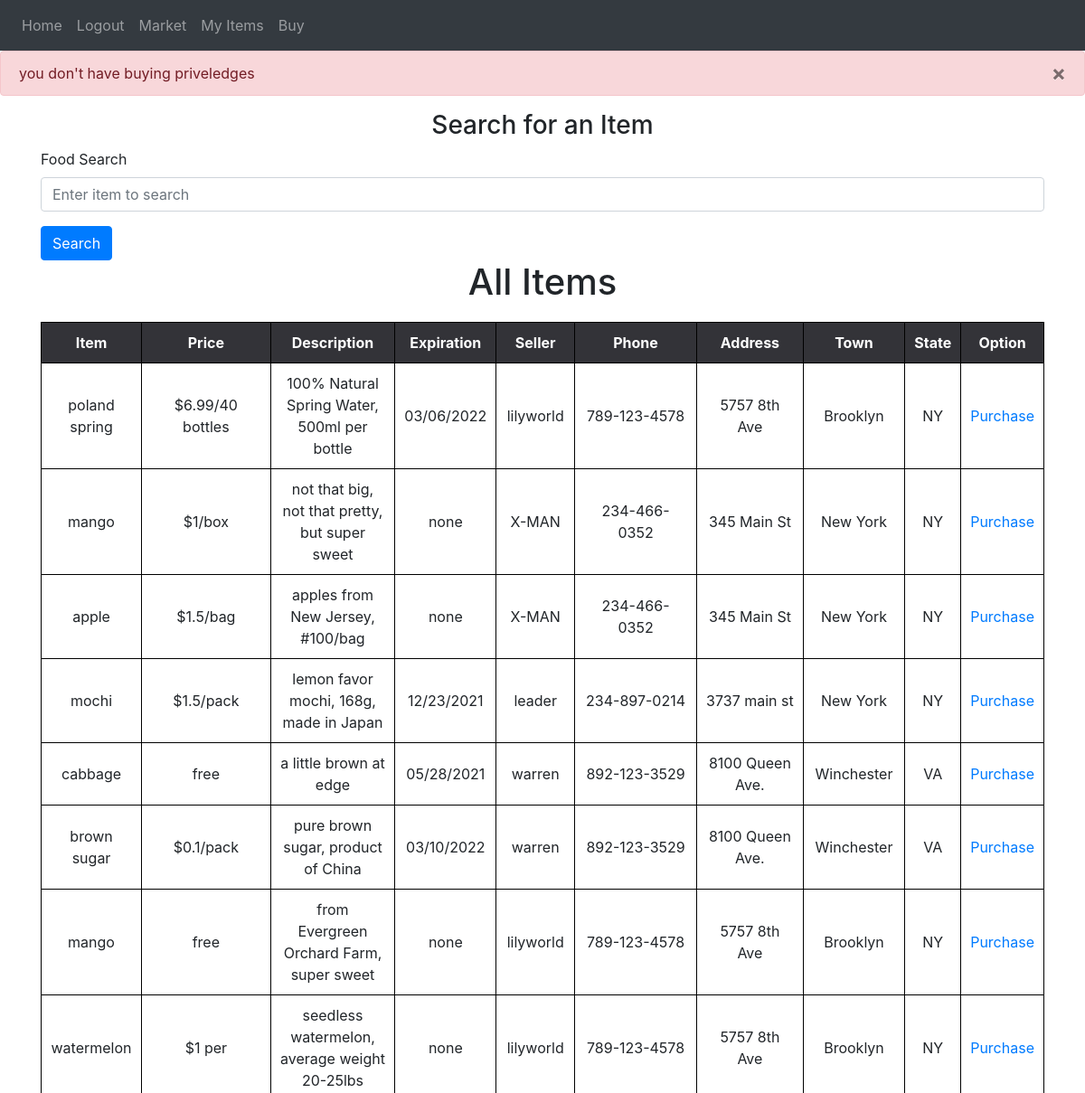
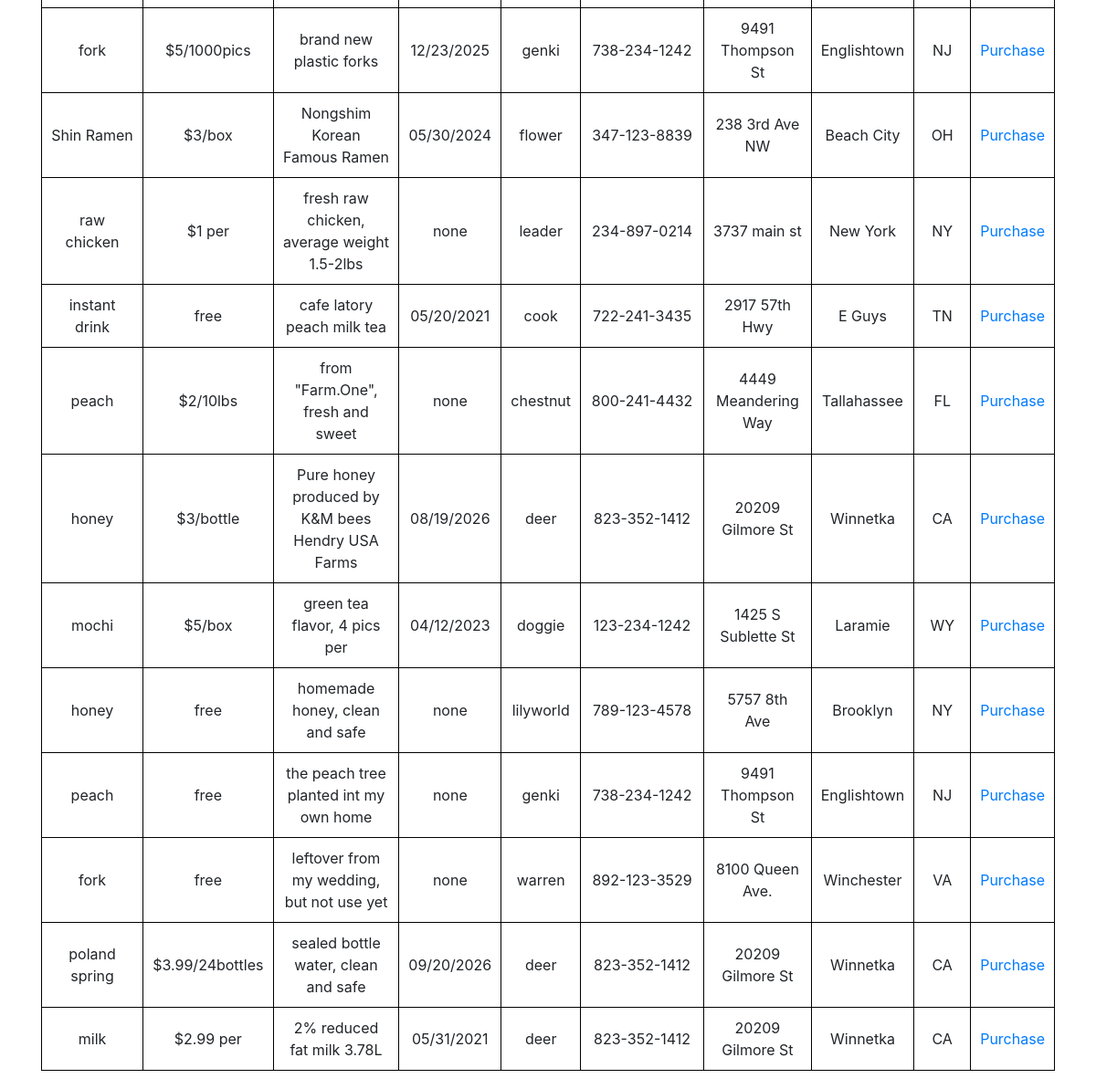
Page /purchase/1 (signed in) on the committed database (2 pictures, top to bottom).
### website/models.py (models this page shows)
class Item(db.Model):
    id = db.Column(db.Integer, primary_key=True)
    food = db.Column(db.String(100))
    price = db.Column(db.String(30))
    description = db.Column(db.String(600))
    expiration = db.Column(db.String(30))
    user_name = db.Column(db.String(100), db.ForeignKey('user.user_name'))

class User(db.Model, UserMixin):
    id = db.Column(db.Integer, primary_key=True)
    user_name = db.Column(db.String(100), unique=True)
    password = db.Column(db.String(100))
    address = db.Column(db.String(300))
    zipcode = db.Column(db.String(20))
    phone = db.Column(db.String(20))
    seller = db.relationship('Seller')  # seller table
    buyer = db.relationship('Buyer')  # access user's credit/debit card
    items = db.relationship('Item')  # accesss user's items for sale
    cart = db.relationship('Cart')  # access user's cart
    location = db.relationship('Location')  # link to zipcode's state and town

class Location(db.Model):
    town = db.Column(db.String(100))
    state = db.Column(db.String(100))
    zipcode = db.Column(db.Integer, db.ForeignKey(
        'user.zipcode'), primary_key=True)

### website/views.py (the view)
@views.route('/purchase/<int:id>')
def purchase(id):
    can_buy = Buyer.query.filter_by(user_name=current_user.user_name).first()
    if(can_buy != None):
        my_item = Item.query.filter_by(id=id).first()
        if(my_item.user_name == current_user.user_name):
            flash('You can\'t buy your own item', category='error')
            return redirect(url_for('views.home'))
        new_cart = Cart(user_name=current_user.user_name, item_id=id)
        db.session.add(new_cart)
        db.session.commit()
        flash('Item added to cart', category='success')
        my_cart = db.session.execute('SELECT I.id, I.food, I.price, U.user_name, U.phone, U.address, L.town, L.state FROM Cart AS C JOIN Item AS I JOIN User as U JOIN User as M JOIN Location As L WHERE C.user_name = M.user_name AND C.item_id = I.id AND I.user_name = U.user_name AND U.zipcode = L.zipcode AND M.user_name= :val', {
                                     'val': current_user.user_name})
        return render_template("buy.html", user=current_user, my_cart=my_cart)
    else:
        flash('you don\'t have buying priveledges', category='error')
    result = db.session.execute(
        'SELECT I.id, I.food, I.price, I.description, I.expiration, U.user_name, U.address, U.zipcode, U.phone, L.town, L.state FROM Location AS L JOIN User AS U JOIN Item AS I WHERE U.zipcode = L.zipcode AND I.user_name = U.user_name')
    my_stuff = Item.query.filter_by(user_name=current_user.user_name)
    return render_template("market.html", user=current_user, seller=result, my_stuff=my_stuff)

### website/__init__.py (called while the page is built)
def create_app():
    app = Flask(__name__)
    app.config['SECRET_KEY'] = 'slkdjfdkjfh'
    app.config['SQLALCHEMY_DATABASE_URI'] = f'sqlite:///{DB_NAME}'
    db.init_app(app)
    from .views import views
    from .auth import auth
    app.register_blueprint(views, url_prefix='/')
    app.register_blueprint(auth, url_prefix='/')
    from .models import User, Item, Buyer, Seller, Cart, Location
    create_database(app)
    login_manager = LoginManager()
    login_manager.login_view = 'auth.login'
    login_manager.init_app(app)
    @login_manager.user_loader
    def load_user(id): #okay, we do it by username, right, since we can search both tables
        return User.query.get(int(id))  # look for user based on id
    return app

### website/templates/market.html (shortened to what this page needs)
{% extends "base.html" %}
{% block content %}
<form method="POST">
    <h3 align="center">Search for an Item</h3>
    <div class="form-group">
    <label for="searchfood">Food Search</label>
    <input
      type="text"
      class="form-control"
      id="searchfood"
      name="searchfood"
      placeholder="Enter item to search"
    />
    </div>
    <button type="submit" class="btn btn-primary">Search</button>
</form>
{% if searchresults %}
<div class="searchpage">
    <h1 style="text-align: center">Search Results</h1>
    <table>
        <tr>
            <th>Item</th>
            <th>Price</th>
            <th>Description</th>
            <th>Expiration</th>
            <th>Seller</th>
            <th class="w">Phone</th>
            <th>Address</th>
            <th>Town</th>
            <th>State</th>
            <th>Option</th>
        </tr>
        {% for searchresult in searchresults %}
        <tr>
            <td>{{ searchresult.food }}</td>
            <td>{{ searchresult.price }}</td>
            <td>{{ searchresult.description }}</td>
            <td>{{ searchresult.expiration }}</td>
            <td>{{ searchresult.user_name }}</td>
            <td class="w">{{ searchresult.phone }}</td>
            <td>{{ searchresult.address }}</td>
            <td>{{ searchresult.town }}</td>
            <td>{{ searchresult.state }}</td>
            <td>
                <a href="/purchase/{{searchresult.id}}">Purchase</a>
            </td>
        </tr>
        {% endfor %}
    </table>
</div>
{% else %}
<div class="allitems">
    <h1 style="text-align: center">All Items</h1>
    <table>
        <tr>
            <th>Item</th>
            <th>Price</th>
            <th>Description</th>
            <th>Expiration</th>
            <th>Seller</th>
            <th class="w">Phone</th>
            <th>Address</th>
            <th>Town</th>
            <th>State</th>
            <th>Option</th>
        </tr>
        {% for seller in seller %}
        <tr>
            <td>{{ seller.food  }}</td>
            <td>{{ seller.price  }}</td>
            <td>{{ seller.description }}</td>
            <td>{{ seller.expiration }}</td>
            <td>{{ seller.user_name  }}</td>
            <td class="w">{{ seller.phone  }}</td>
            <td>{{ seller.address }}</td>
            <td>{{ seller.town }}</td>
            <td>{{ seller.state }}</td>
            <td>
                <a href="/purchase/{{seller.id}}">Purchase</a>
            </td>
        </tr>
        {% endfor %}
    </table>
</div>
{% endif %}
{% endblock %}

### website/static/lgin.css (style rules this page uses)
* { margin: 0; padding: 0; }
body { background: #e9eaea; font-family: roboto; user-select: none; }
.btn { width: 100%; background: #34b3a0; height: 60px; text-align: center; line-height: 60px; text-transform: uppercase; color: #fff; font-weight: bold; letter-spacing: 1px; cursor: pointer; margin-bottom: 30px; }

### website/static/style.css (style rules this page uses)
body { font-family: "Open Sans", sans-serif; overflow-x: hidden; color: #444444; background-color: white; }
a { color: #2487ce; }
h1, h2, h3, h4, h5, h6 { font-family: "Poppins", sans-serif; }
h3 { font-family: "Poppins", sans-serif; font-weight: bold; }

### website/templates/market.html (style rules this page uses)
table { width: 100%; margin: 20px auto; table-layout: auto; }
th { background-color:#333338; Color:white; }
table, td, th { border-collapse: collapse; }
th, td { padding: 10px; border:1px solid black; text-align: center; }
.w { width: 135px; }

### rows in the picture
Item: food "poland spring", price "$6.99/40 bottles", description "100% Natural Spring Water, 500ml per bottle", expiration "03/06/2022", user_name "lilyworld", phone "789-123-4578", address "5757 8th Ave", town "Brooklyn", state "NY"
Item: food "mango", price "$1/box", description "not that big, not that pretty, but super sweet", expiration "none", user_name "X-MAN", phone "234-466-0352", address "345 Main St", town "New York", state "NY"
Item: food "apple", price "$1.5/bag", description "apples from New Jersey, #100/bag", expiration "none", user_name "X-MAN", phone "234-466-0352", address "345 Main St", town "New York", state "NY"
Item: food "mochi", price "$1.5/pack", description "lemon favor mochi, 168g, made in Japan", expiration "12/23/2021", user_name "leader", phone "234-897-0214", address "3737 main st", town "New York", state "NY"
Item: food "cabbage", price "free", description "a little brown at edge", expiration "05/28/2021", user_name "warren", phone "892-123-3529", address "8100 Queen Ave.", town "Winchester", state "VA"
Item: food "brown sugar", price "$0.1/pack", description "pure brown sugar, product of China", expiration "03/10/2022", user_name "warren", phone "892-123-3529", address "8100 Queen Ave.", town "Winchester", state "VA"
Item: food "mango", price "free", description "from Evergreen Orchard Farm, super sweet", expiration "none", user_name "lilyworld", phone "789-123-4578", address "5757 8th Ave", town "Brooklyn", state "NY"
Item: food "watermelon", price "$1 per", description "seedless watermelon, average weight 20-25lbs", expiration "none", user_name "lilyworld", phone "789-123-4578", address "5757 8th Ave", town "Brooklyn", state "NY"
Item: food "fork", price "$5/1000pics", description "brand new plastic forks", expiration "12/23/2025", user_name "genki", phone "738-234-1242", address "9491 Thompson St", town "Englishtown", state "NJ"
Item: food "Shin Ramen", price "$3/box", description "Nongshim Korean Famous Ramen", expiration "05/30/2024", user_name "flower", phone "347-123-8839", address "238 3rd Ave NW", town "Beach City", state "OH"
Item: food "raw chicken", price "$1 per", description "fresh raw chicken, average weight 1.5-2lbs", expiration "none", user_name "leader", phone "234-897-0214", address "3737 main st", town "New York", state "NY"
Item: food "instant drink", price "free", description "cafe latory peach milk tea", expiration "05/20/2021", user_name "cook", phone "722-241-3435", address "2917 57th Hwy", town "E Guys", state "TN"
Item: food "peach", price "$2/10lbs", description "from \"Farm.One\", fresh and sweet", expiration "none", user_name "chestnut", phone "800-241-4432", address "4449 Meandering Way", town "Tallahassee", state "FL"
Item: food "honey", price "$3/bottle", description "Pure honey produced by K&M bees Hendry USA Farms", expiration "08/19/2026", user_name "deer", phone "823-352-1412", address "20209 Gilmore St", town "Winnetka", state "CA"
Item: food "mochi", price "$5/box", description "green tea flavor, 4 pics per", expiration "04/12/2023", user_name "doggie", phone "123-234-1242", address "1425 S Sublette St", town "Laramie", state "WY"
Item: food "honey", price "free", description "homemade honey, clean and safe", expiration "none", user_name "lilyworld", phone "789-123-4578", address "5757 8th Ave", town "Brooklyn", state "NY"
Item: food "peach", price "free", description "the peach tree planted int my own home", expiration "none", user_name "genki", phone "738-234-1242", address "9491 Thompson St", town "Englishtown", state "NJ"
Item: food "fork", price "free", description "leftover from my wedding, but not use yet", expiration "none", user_name "warren", phone "892-123-3529", address "8100 Queen Ave.", town "Winchester", state "VA"
Item: food "poland spring", price "$3.99/24bottles", description "sealed bottle water, clean and safe", expiration "09/20/2026", user_name "deer", phone "823-352-1412", address "20209 Gilmore St", town "Winnetka", state "CA"
Item: food "milk", price "$2.99 per", description "2% reduced fat milk 3.78L", expiration "05/31/2021", user_name "deer", phone "823-352-1412", address "20209 Gilmore St", town "Winnetka", state "CA"

### other values in the picture
{{ message }} "you don't have buying priveledges"
